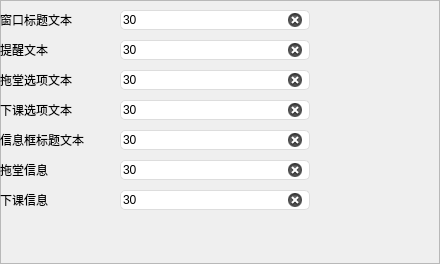
  <widget class="QFrame" name="TextEditWindow">
   <property name="geometry">
    <rect>
     <x>250</x>
     <y>80</y>
     <width>440</width>
     <height>264</height>
    </rect>
   </property>
   <property name="frameShape">
    <enum>QFrame::Shape::StyledPanel</enum>
   </property>
   <property name="frameShadow">
    <enum>QFrame::Shadow::Raised</enum>
   </property>
   <widget class="QLabel" name="label_8">
    <property name="geometry">
     <rect>
      <x>0</x>
      <y>10</y>
      <width>150</width>
      <height>20</height>
     </rect>
    </property>
    <property name="text">
     <string>窗口标题文本</string>
    </property>
   </widget>
   <widget class="QLineEdit" name="lineEdit_3">
    <property name="geometry">
     <rect>
      <x>120</x>
      <y>10</y>
      <width>190</width>
      <height>20</height>
     </rect>
    </property>
    <property name="styleSheet">
     <string notr="true">QLineEdit{
	border: 1px solid #DDDDDD;
	border-radius: 5px;
}
QLineEdit:hover{
	border: 1px solid #4DD4A6;
	border-radius: 5px;
}</string>
    </property>
    <property name="inputMask">
     <string/>
    </property>
    <property name="text">
     <string>30</string>
    </property>
    <property name="frame">
     <bool>true</bool>
    </property>
    <property name="echoMode">
     <enum>QLineEdit::EchoMode::Normal</enum>
    </property>
    <property name="dragEnabled">
     <bool>true</bool>
    </property>
    <property name="clearButtonEnabled">
     <bool>true</bool>
    </property>
   </widget>
   <widget class="QLabel" name="label_10">
    <property name="geometry">
     <rect>
      <x>0</x>
      <y>40</y>
      <width>150</width>
      <height>20</height>
     </rect>
    </property>
    <property name="text">
     <string>提醒文本</string>
    </property>
   </widget>
   <widget class="QLineEdit" name="lineEdit_4">
    <property name="geometry">
     <rect>
      <x>120</x>
      <y>40</y>
      <width>190</width>
      <height>20</height>
     </rect>
    </property>
    <property name="styleSheet">
     <string notr="true">QLineEdit{
	border: 1px solid #DDDDDD;
	border-radius: 5px;
}
QLineEdit:hover{
	border: 1px solid #4DD4A6;
	border-radius: 5px;
}</string>
    </property>
    <property name="inputMask">
     <string/>
    </property>
    <property name="text">
     <string>30</string>
    </property>
    <property name="dragEnabled">
     <bool>true</bool>
    </property>
    <property name="clearButtonEnabled">
     <bool>true</bool>
    </property>
   </widget>
   <widget class="QLabel" name="label_11">
    <property name="geometry">
     <rect>
      <x>0</x>
      <y>70</y>
      <width>150</width>
      <height>20</height>
     </rect>
    </property>
    <property name="text">
     <string>拖堂选项文本</string>
    </property>
   </widget>
   <widget class="QLineEdit" name="lineEdit_6">
    <property name="geometry">
     <rect>
      <x>120</x>
      <y>70</y>
      <width>190</width>
      <height>20</height>
     </rect>
    </property>
    <property name="styleSheet">
     <string notr="true">QLineEdit{
	border: 1px solid #DDDDDD;
	border-radius: 5px;
}
QLineEdit:hover{
	border: 1px solid #4DD4A6;
	border-radius: 5px;
}</string>
    </property>
    <property name="inputMask">
     <string/>
    </property>
    <property name="text">
     <string>30</string>
    </property>
    <property name="dragEnabled">
     <bool>true</bool>
    </property>
    <property name="clearButtonEnabled">
     <bool>true</bool>
    </property>
   </widget>
   <widget class="QLabel" name="label_12">
    <property name="geometry">
     <rect>
      <x>0</x>
      <y>100</y>
      <width>150</width>
      <height>20</height>
     </rect>
    </property>
    <property name="text">
     <string>下课选项文本</string>
    </property>
   </widget>
   <widget class="QLineEdit" name="lineEdit_7">
    <property name="geometry">
     <rect>
      <x>120</x>
      <y>100</y>
      <width>190</width>
      <height>20</height>
     </rect>
    </property>
    <property name="styleSheet">
     <string notr="true">QLineEdit{
	border: 1px solid #DDDDDD;
	border-radius: 5px;
}
QLineEdit:hover{
	border: 1px solid #4DD4A6;
	border-radius: 5px;
}</string>
    </property>
    <property name="inputMask">
     <string/>
    </property>
    <property name="text">
     <string>30</string>
    </property>
    <property name="dragEnabled">
     <bool>true</bool>
    </property>
    <property name="clearButtonEnabled">
     <bool>true</bool>
    </property>
   </widget>
   <widget class="QLabel" name="label_13">
    <property name="geometry">
     <rect>
      <x>0</x>
      <y>130</y>
      <width>150</width>
      <height>20</height>
     </rect>
    </property>
    <property name="text">
     <string>信息框标题文本</string>
    </property>
   </widget>
   <widget class="QLineEdit" name="lineEdit_8">
    <property name="geometry">
     <rect>
      <x>120</x>
      <y>130</y>
      <width>190</width>
      <height>20</height>
     </rect>
    </property>
    <property name="styleSheet">
     <string notr="true">QLineEdit{
	border: 1px solid #DDDDDD;
	border-radius: 5px;
}
QLineEdit:hover{
	border: 1px solid #4DD4A6;
	border-radius: 5px;
}</string>
    </property>
    <property name="inputMask">
     <string/>
    </property>
    <property name="text">
     <string>30</string>
    </property>
    <property name="dragEnabled">
     <bool>true</bool>
    </property>
    <property name="clearButtonEnabled">
     <bool>true</bool>
    </property>
   </widget>
   <widget class="QLabel" name="label_14">
    <property name="geometry">
     <rect>
      <x>0</x>
      <y>160</y>
      <width>150</width>
      <height>20</height>
     </rect>
    </property>
    <property name="text">
     <string>拖堂信息</string>
    </property>
   </widget>
   <widget class="QLineEdit" name="lineEdit_9">
    <property name="geometry">
     <rect>
      <x>120</x>
      <y>160</y>
      <width>190</width>
      <height>20</height>
     </rect>
    </property>
    <property name="styleSheet">
     <string notr="true">QLineEdit{
	border: 1px solid #DDDDDD;
	border-radius: 5px;
}
QLineEdit:hover{
	border: 1px solid #4DD4A6;
	border-radius: 5px;
}</string>
    </property>
    <property name="inputMask">
     <string/>
    </property>
    <property name="text">
     <string>30</string>
    </property>
    <property name="dragEnabled">
     <bool>true</bool>
    </property>
    <property name="clearButtonEnabled">
     <bool>true</bool>
    </property>
   </widget>
   <widget class="QLabel" name="label_15">
    <property name="geometry">
     <rect>
      <x>0</x>
      <y>190</y>
      <width>150</width>
      <height>20</height>
     </rect>
    </property>
    <property name="text">
     <string>下课信息</string>
    </property>
   </widget>
   <widget class="QLineEdit" name="lineEdit_10">
    <property name="geometry">
     <rect>
      <x>120</x>
      <y>190</y>
      <width>190</width>
      <height>20</height>
     </rect>
    </property>
    <property name="styleSheet">
     <string notr="true">QLineEdit{
	border: 1px solid #DDDDDD;
	border-radius: 5px;
}
QLineEdit:hover{
	border: 1px solid #4DD4A6;
	border-radius: 5px;
}</string>
    </property>
    <property name="inputMask">
     <string/>
    </property>
    <property name="text">
     <string>30</string>
    </property>
    <property name="dragEnabled">
     <bool>true</bool>
    </property>
    <property name="clearButtonEnabled">
     <bool>true</bool>
    </property>
   </widget>
  </widget>
